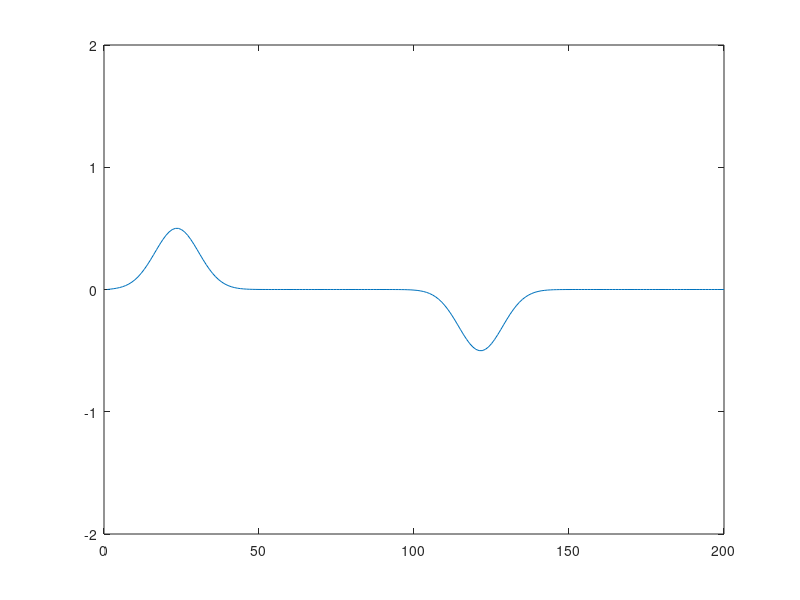

The MATLAB source for this figure:

clc; clear; % clear console and variables

SIZE = 200; % array size

ez = zeros(SIZE,1); % Empty array for electric field
hy = ez; % Empty array for magnetic field
imp0 = 377.0; % Characteristic impedance of free space

maxTime = 500; % Time steps to evaluate

for qTime = 1:maxTime % from 1 to maximum time steps
    
   for mm = 1:SIZE-1 % for the size of array     
       hy(mm) = hy(mm) + (ez(mm + 1) - ez(mm)) / imp0; % Update mag field      
   end
   
   for mm = 2:SIZE % for the size of array
       ez(mm) = ez(mm) + (hy(mm) - hy(mm - 1)) * imp0; % Update e field
   end 
   
    ez(50) = ez(50) +( exp(-(qTime - 30) * (qTime - 30) / 100)); % initial e field 
    
    
    plot(1:200,ez) % plot result   
    axis([0 200 -2 2]);
    pause(1/60); % space plots out for display
    
end